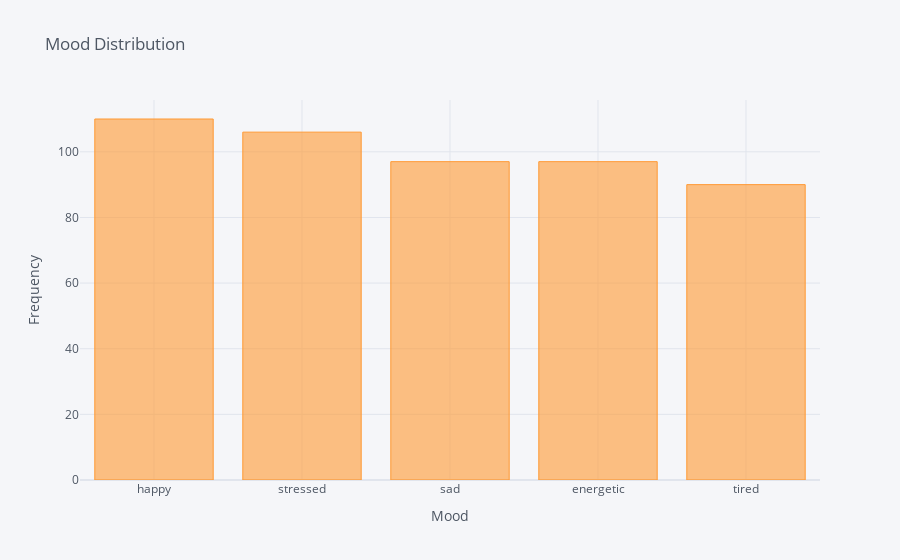

Notebook code for this chart:
### Markdown cell above
##  Mood  Distribution (Bar chart)

### Code cell
df['mood'].value_counts().iplot(kind='bar',title='Mood Distribution',xTitle='Mood',yTitle='Frequency',asFigure=True)

### Figure 1 — Plotly figure (JSON) as saved in the notebook; plotly's stock layout.template omitted (floating-point values rounded to 4 significant figures)
{"data": [{"marker": {"color": "rgba(255, 153, 51, 0.6)", "line": {"color": "rgba(255, 153, 51, 1.0)", "width": 1}}, "name": "count", "orientation": "v", "text": "", "type": "bar", "x": ["happy", "stressed", "sad", "energetic", "tired"], "y": [110, 106, 97, 97, 90]}], "layout": {"autosize": true, "legend": {"bgcolor": "#F5F6F9", "font": {"color": "#4D5663"}}, "paper_bgcolor": "#F5F6F9", "plot_bgcolor": "#F5F6F9", "title": {"font": {"color": "#4D5663"}, "text": "Mood Distribution"}, "xaxis": {"autorange": true, "gridcolor": "#E1E5ED", "range": [-0.5, 4.5], "showgrid": true, "tickfont": {"color": "#4D5663"}, "title": {"font": {"color": "#4D5663"}, "text": "Mood"}, "type": "category", "zerolinecolor": "#E1E5ED"}, "yaxis": {"autorange": true, "gridcolor": "#E1E5ED", "range": [0, 115.8], "showgrid": true, "tickfont": {"color": "#4D5663"}, "title": {"font": {"color": "#4D5663"}, "text": "Frequency"}, "type": "linear", "zerolinecolor": "#E1E5ED"}}}
